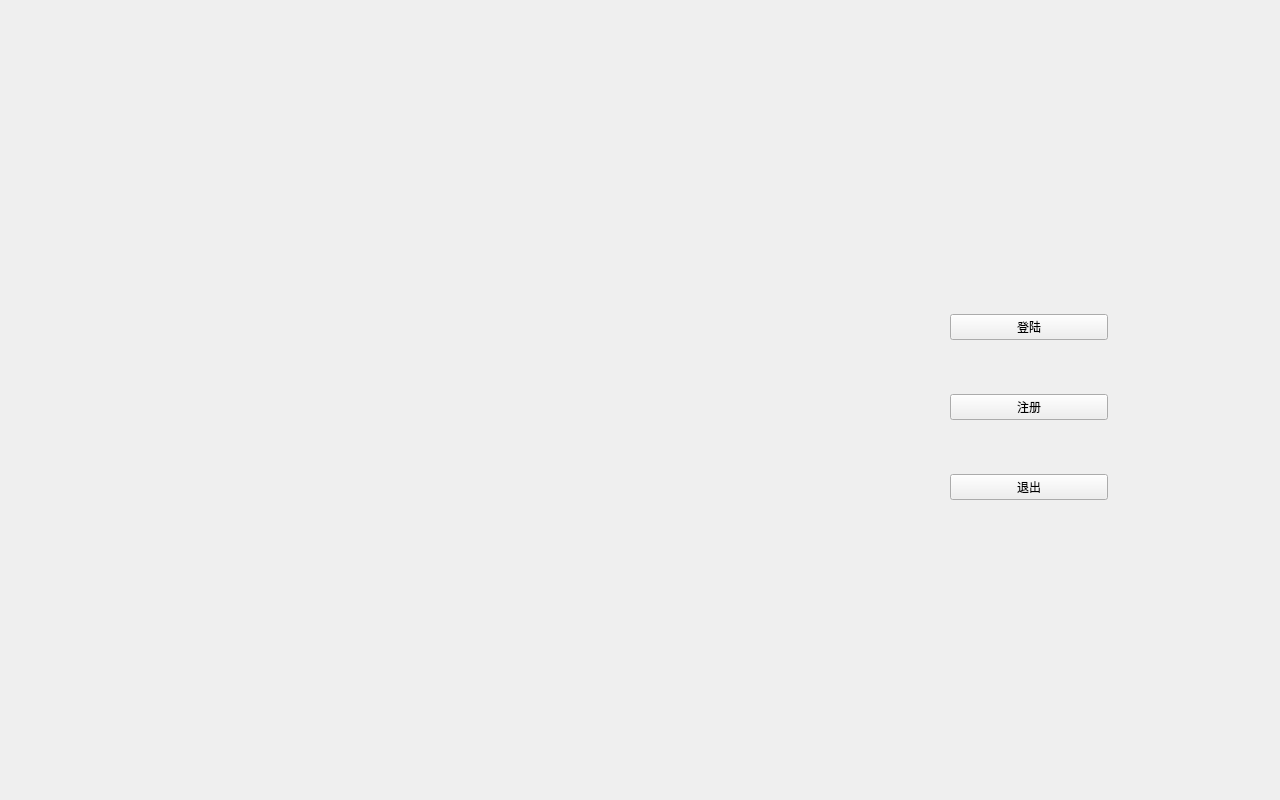
<?xml version="1.0" encoding="UTF-8"?>
<ui version="4.0">
 <class>select_window</class>
 <widget class="QMainWindow" name="select_window">
  <property name="geometry">
   <rect>
    <x>0</x>
    <y>0</y>
    <width>1280</width>
    <height>800</height>
   </rect>
  </property>
  <property name="sizePolicy">
   <sizepolicy hsizetype="Fixed" vsizetype="Fixed">
    <horstretch>0</horstretch>
    <verstretch>0</verstretch>
   </sizepolicy>
  </property>
  <property name="minimumSize">
   <size>
    <width>1280</width>
    <height>800</height>
   </size>
  </property>
  <property name="maximumSize">
   <size>
    <width>1280</width>
    <height>800</height>
   </size>
  </property>
  <property name="windowTitle">
   <string>select_Window</string>
  </property>
  <property name="autoFillBackground">
   <bool>true</bool>
  </property>
  <property name="locale">
   <locale language="Chinese" country="China"/>
  </property>
  <widget class="QWidget" name="centralwidget">
   <widget class="QLabel" name="label_background">
    <property name="geometry">
     <rect>
      <x>0</x>
      <y>0</y>
      <width>1280</width>
      <height>800</height>
     </rect>
    </property>
    <property name="sizePolicy">
     <sizepolicy hsizetype="Fixed" vsizetype="Fixed">
      <horstretch>0</horstretch>
      <verstretch>0</verstretch>
     </sizepolicy>
    </property>
    <property name="minimumSize">
     <size>
      <width>1280</width>
      <height>800</height>
     </size>
    </property>
    <property name="maximumSize">
     <size>
      <width>1280</width>
      <height>800</height>
     </size>
    </property>
    <property name="autoFillBackground">
     <bool>false</bool>
    </property>
    <property name="text">
     <string/>
    </property>
    <property name="pixmap">
     <pixmap resource="source.qrc">:/background/background.png</pixmap>
    </property>
    <property name="scaledContents">
     <bool>true</bool>
    </property>
    <property name="alignment">
     <set>Qt::AlignCenter</set>
    </property>
   </widget>
   <widget class="QWidget" name="verticalLayoutWidget">
    <property name="geometry">
     <rect>
      <x>950</x>
      <y>310</y>
      <width>158</width>
      <height>195</height>
     </rect>
    </property>
    <layout class="QVBoxLayout" name="verticalLayout">
     <property name="spacing">
      <number>50</number>
     </property>
     <item>
      <widget class="QPushButton" name="btn_login">
       <property name="sizePolicy">
        <sizepolicy hsizetype="Minimum" vsizetype="Fixed">
         <horstretch>0</horstretch>
         <verstretch>0</verstretch>
        </sizepolicy>
       </property>
       <property name="text">
        <string>登陆</string>
       </property>
       <property name="default">
        <bool>false</bool>
       </property>
       <property name="flat">
        <bool>false</bool>
       </property>
      </widget>
     </item>
     <item>
      <widget class="QPushButton" name="btn_register">
       <property name="text">
        <string>注册</string>
       </property>
      </widget>
     </item>
     <item>
      <widget class="QPushButton" name="btn_exit">
       <property name="text">
        <string>退出</string>
       </property>
      </widget>
     </item>
    </layout>
   </widget>
   <widget class="QLabel" name="label">
    <property name="geometry">
     <rect>
      <x>200</x>
      <y>200</y>
      <width>400</width>
      <height>400</height>
     </rect>
    </property>
    <property name="sizePolicy">
     <sizepolicy hsizetype="Fixed" vsizetype="Fixed">
      <horstretch>0</horstretch>
      <verstretch>0</verstretch>
     </sizepolicy>
    </property>
    <property name="minimumSize">
     <size>
      <width>400</width>
      <height>400</height>
     </size>
    </property>
    <property name="maximumSize">
     <size>
      <width>400</width>
      <height>400</height>
     </size>
    </property>
    <property name="autoFillBackground">
     <bool>false</bool>
    </property>
    <property name="frameShape">
     <enum>QFrame::NoFrame</enum>
    </property>
    <property name="frameShadow">
     <enum>QFrame::Raised</enum>
    </property>
    <property name="text">
     <string/>
    </property>
    <property name="pixmap">
     <pixmap resource="source.qrc">:/other/pic_people.png</pixmap>
    </property>
    <property name="scaledContents">
     <bool>true</bool>
    </property>
    <property name="alignment">
     <set>Qt::AlignCenter</set>
    </property>
   </widget>
  </widget>
 </widget>
 <resources>
  <include location="source.qrc"/>
 </resources>
 <connections>
  <connection>
   <sender>btn_exit</sender>
   <signal>clicked()</signal>
   <receiver>select_window</receiver>
   <slot>close()</slot>
   <hints>
    <hint type="sourcelabel">
     <x>1028</x>
     <y>488</y>
    </hint>
    <hint type="destinationlabel">
     <x>639</x>
     <y>399</y>
    </hint>
   </hints>
  </connection>
 </connections>
</ui>
